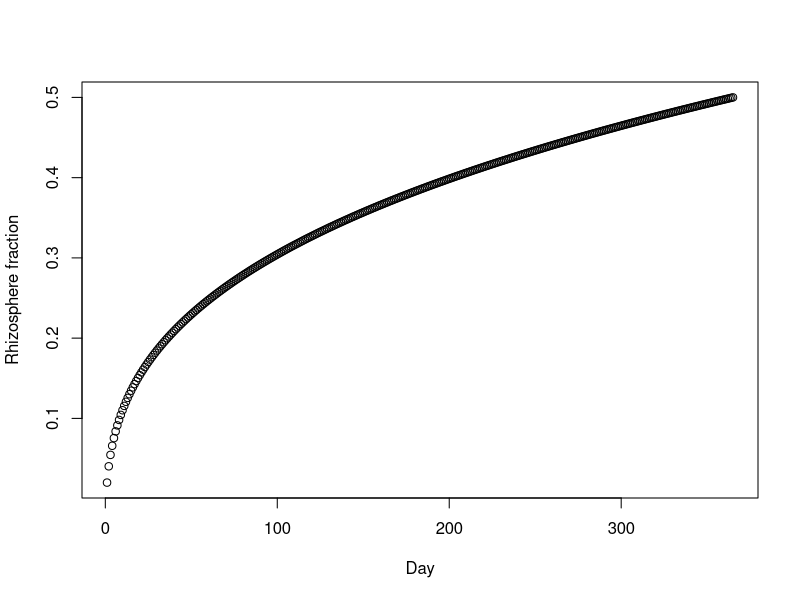
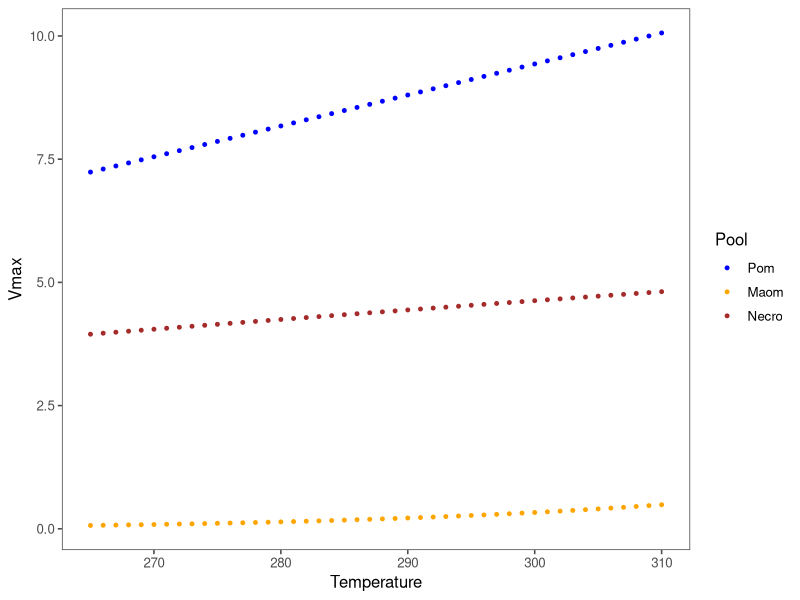
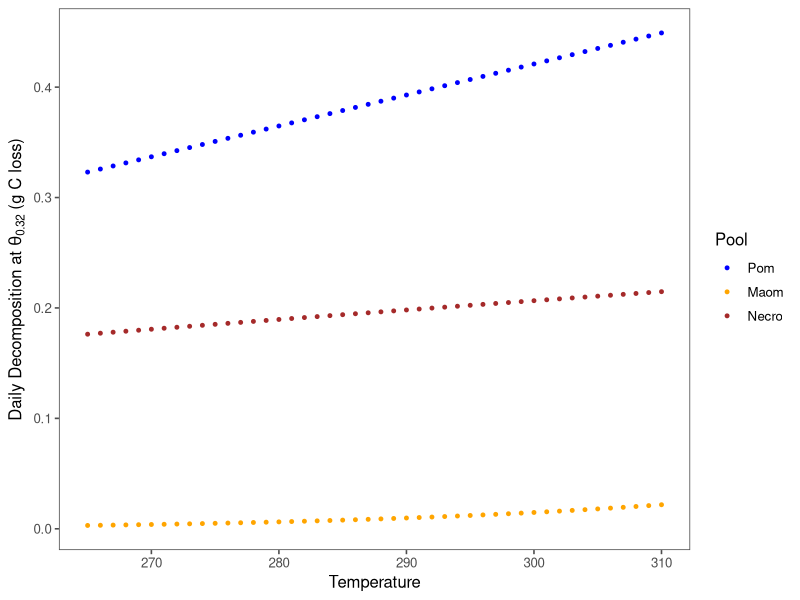
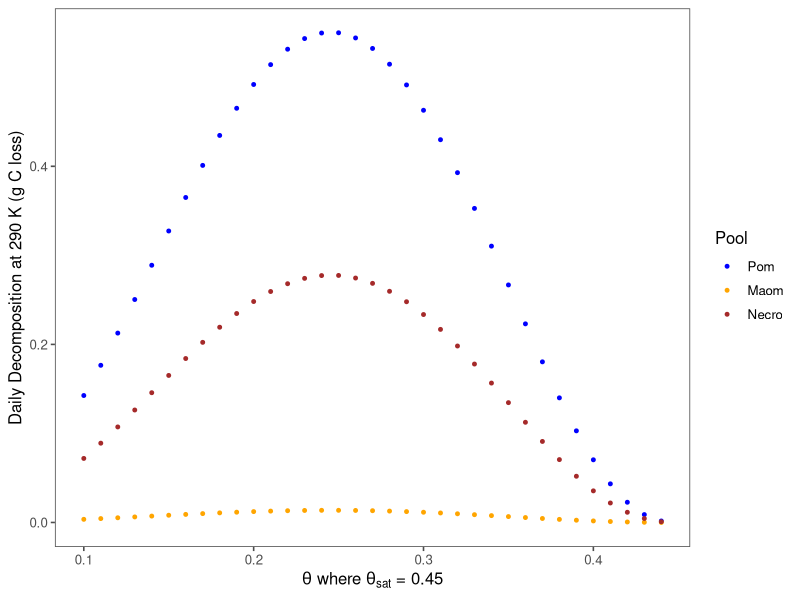
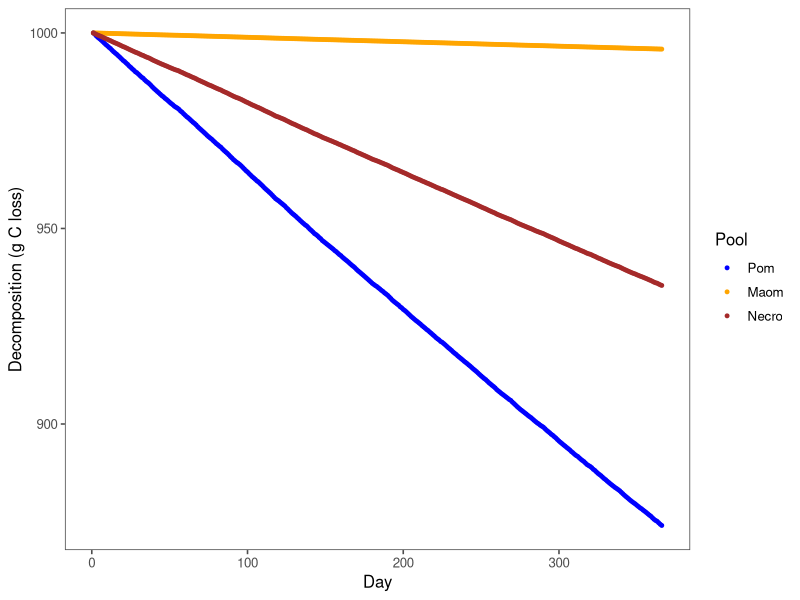
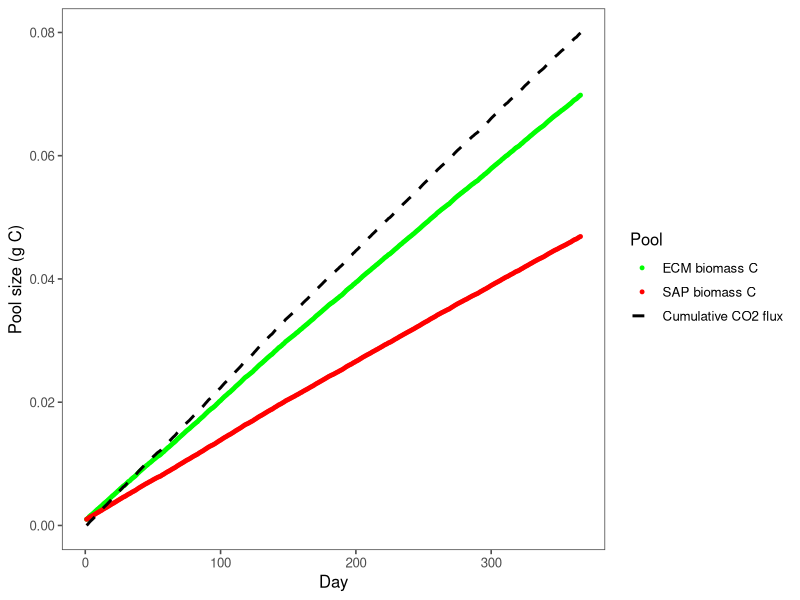

Reproduce these figures in R, in order.
## ---- chunk 1

# load packages and set random seed
packages <- c("ggplot2", "ggthemes", "scales")
#lapply(packages, install.packages, character.only = TRUE)
lapply(packages, library, character.only = TRUE)
set.seed(35)
## ---- chunk 2

# initial C pool sizes - p = pom, m = maom, n = necromass
cpools <- data.frame(
                    "bulkpc" = 1,        # bulk C pool size
                    "bulkmc" = 1,        # 
                    "bulknc" = 1,        #
                    "ecmmbc" = 0.001,    # ECM microbial biomass C pool size
                    "sapmbc" = 0.001,    # SAP microbial biomass C pool size
                    "cumco2" = 0         # cumulative CO2 flux
)
  
# daily temperature (temp) and vwc (theta)
dat <- data.frame(
                  "day"  = c(1:365),
                  "temp" = rnorm(365, 296.10, 0.2), 
                  "theta"= rnorm(365, 0.33, 0.01)
)
head(dat)
## ---- chunk 3

# set parameters
theta <- 0.32                          # volumetric water content (vwc)
thetasat <- 0.45                       # vwc at field capacity
minrhiz <- 0.02                        # min fraction of soil that is rhizosphere
maxrhiz <- 0.5                         # max fraction of soil that is rhizosphere
startday <- 1                          # day to start
endday <- 365                          # day to end
yrtoday <- 1/365                       # conversion factor for year to daily step
chem_types <- c('Pom','Maom','Necro')  # pool names
params <- data.frame(
                    "Vmaxref_Pom" = 9.0,              # relative max decomp rate
                    "Vmaxref_Maom" = 0.25,            # ''
                    "Vmaxref_Necro"= 4.5,             # ''
                    "Ea_Pom" = 5e3,                   # enzyme affinity
                    "Ea_Maom" = 30e3,                 # ''
                    "Ea_Necro"= 3e3,                  # ''
                    "kC_Pom" = 0.01,                  # Michaelis constant
                    "kC_Maom" = 0.01,                 # ''
                    "kC_Necro"= 0.01,                 # ''
                    
                    "gas_diffusion_exp" = 0.6,        # not used
                    "minNecrobeC" = 1e-3,             # not used
                    "Tmic"= 0.25,                     # not used
                    "et" = 0.6,                       # not used
                    
                    "eup_Pom" = 0.6,                  # C uptake efficiency
                    "eup_Maom"= 0.1,                  # ''
                    "eup_Necro" = 0.6,                # ''
                    "ecm_advantage" = 0.6,            # competitive advangtage of ECM
                    
                    "frac_N_turnover_min" = 0.2,      # not used
                    "protection_rate_Pom" = 0.7,      # not used
                    "protection_rate_Maom" = 0.001,   # not used
                    "protection_rate_Necro" = 4.0,    # not used
                    "nup_Pom" = 0.3,                  # not used
                    "nup_Maom" = 0.3,                 # not used
                    "nup_Necro" = 0.3,                # not used
                    "CN_Necrobe" = 7,                 # not used
                    "max_immobilization_rate" = 3.65, # not used
                    "substrate_diffusion_exp" = 1.5,  # not used
                    "new_resp_units" = TRUE,          # not used
                    "iN_loss_rate" = 5.0,             # not used
                    "frac_turnover_Maom" = 0.2        # not used
)
# replaced the following parameter after "eup_Necro":
#"tProtected" = 100.0,

params[,1:5]
## ---- chunk 4

# rhizosphere fraction of potted plant - function of day, scaled to min and max rhizosphere size
rhizfrac <- function(x) {
  expo <- 1/3
  frng <- c(startday ^ expo, endday ^ expo)
  rhizfrac <- x ^ expo 
  rhizfrac <- rescale(rhizfrac, to = c(minrhiz, maxrhiz), from = frng)
  return(rhizfrac)
}

# plot rhizosphere function
plot(rhizfrac(day) ~ day, data = dat, ylab = "Rhizosphere fraction", xlab = "Day")
## ---- chunk 5

# Vmax - function of temperature, the universal gas constant (J/mol.K), vmaxref, and affinity
Vmax <- function (T, params, Tref=293.15, Rugas=8.314472) {
  Vmax <- data.frame(
                    params[paste('Vmaxref_', chem_types, sep = '')] * 
                    exp(-params[paste('Ea_', chem_types, sep = '')] * (1.0 / (Rugas * T) - 1.0 / (Rugas * Tref)))
                    )
  names(Vmax) <- chem_types
  return(Vmax)
}

# calculate Vmax for a span of temperatures
t <- c(265:310)
vm <- data.frame(Pom = rep(0, length(t)), Maom = rep(0, length(t)), Necro = rep(0, length(t)))
for (i in 1:length(t)) {
  vm[i,] <- Vmax(t[i], params)[1,]
}
vm <- cbind(t, vm)

# plot vmax ~ temperature
vp <- ggplot(data = vm) +
      geom_point(aes(x = t, y = Pom, color = "blue"),
            alpha = 1,
            size = 1) +
      geom_point( aes(x = t, y = Maom, color = "orange"),
            alpha = 1,
            size = 1) +
      geom_point(aes(x = t, y = Necro, color = "brown"),
            alpha = 1,
            size = 1) +
     labs(y = "Vmax",
          x = "Temperature")+
     scale_color_identity(name = "Pool",
                          breaks = c("blue", "orange", "brown"),
                          labels = c("Pom", "Maom", "Necro"),
                          guide = "legend")
vp + theme_few()
## ---- chunk 6

# decomposition rate - function of Vmax, theta, thetasat, C pool size, mic. biomass, and year to day scalar
decomp <- function(T, theta, thetasat, cpools, params, yrtoday, Tref=293.15, Rugas=8.314472) {
   # Vmax * (theta scalar * c pools scaled by mic. biomass C) * annual to daily scalar
    (
      params[paste('Vmaxref_', chem_types, sep = '')] * 
      exp(-params[paste('Ea_', chem_types, sep = '')] * 
      (1.0 / (Rugas * T) - 1.0 / (Rugas * Tref)))
    ) * 
    (
    ((theta / thetasat) ^ 3) * ((1 - (theta / thetasat)) ^ 2.5) * 
      (cpools[, 1:3] * (((cpools[, 4] + cpools[, 5]) / cpools[, 1:3]) / ((cpools[, 4] + cpools[, 5]) / cpools[, 1:3]) + params[,7:9]))
    ) *
    yrtoday
}

# calculate decomp for a span temperatures
vm2 <- (vm[,1])
dec <- data.frame(
                  bulkpc= rep(0, length(vm2)), 
                  bulkmc = rep(0, length(vm2)), 
                  bulknc = rep(0, length(vm2))
                  )
for (i in 1:length(vm[,1])) {
  dec[i,] <- decomp(vm2[i],theta, thetasat, cpools, params, yrtoday, Tref=293.15, Rugas=8.314472)
}
dec <- cbind(vm$t, dec)
colnames(dec)[1] <- "t"

# plot decomp ~ temperature
dp <- ggplot(data = dec) +
      geom_point(aes(x = t, y = bulkpc * 1000, color = "blue"),
            alpha = 1,
            size = 1) +
      geom_point(aes(x = t, y = bulkmc * 1000, color = "orange"),
            alpha = 1,
            size = 1) +
       geom_point(aes(x = t, y = bulknc * 1000, color = "brown"),
            alpha = 1,
            size = 1) +
     labs(y = expression(paste("Daily Decomposition at ", 
                    theta[0.32],
                    " (g C loss)", sep = "")),
          x = "Temperature")+
     scale_color_identity(name = "Pool",
                          breaks = c("blue", "orange", "brown"),
                          labels = c("Pom", "Maom", "Necro"),
                          guide = "legend")
dp + theme_few()

# calcuate decomp ~ theta
th <- seq(0.1, 0.55, 0.01)
t <- rep(290, length(th))
decth <- data.frame(
                  bulkpc= rep(0, length(th)), 
                  bulkmc = rep(0, length(th)), 
                  bulknc = rep(0, length(th))
                  )
for (i in 1:length(th)) {
  decth[i,] <- decomp(t[i],th[i], thetasat, cpools, params, yrtoday, Tref=293.15, Rugas=8.314472)
}
decth <- cbind(th, decth)

# plots decomp ~ theta
dt <- ggplot(data = decth[1:35,]) +
      geom_point(aes(x = th, y = bulkpc * 1000, color = "blue"),
            alpha = 1,
            size = 1) +
      geom_point(aes(x = th, y = bulkmc * 1000, color = "orange"),
            alpha = 1,
            size = 1) +
       geom_point(aes(x = th, y = bulknc * 1000, color = "brown"),
            alpha = 1,
            size = 1) +
     labs(y = "Daily Decomposition at 290 K (g C loss)",
          x = expression(paste(theta, " where ", theta[sat], " = 0.45", sep = "")))+
     scale_color_identity(name = "Pool",
                          breaks = c("blue", "orange", "brown"),
                          labels = c("Pom", "Maom", "Necro"),
                          guide = "legend")
dt + theme_few()
## ---- chunk 7

# model loop
modcpools <- data.frame("bulkpc" = rep(0, length(dat[,1])), 
                        "bulkmc" = rep(0, length(dat[,1])),
                        "bulknc" = rep(0, length(dat[,1])),
                        "ecmmbc" = rep(0, length(dat[,1])),
                        "sapmbc" = rep(0, length(dat[,1])),
                        "cumco2" = rep(0, length(dat[,1]))
                        )
modcpools[1,] <- cpools[1,]
for (i in 1:length(dat[,1])) {
  # calculate overall decomp
  deco <- decomp(dat$temp[i], dat$theta[i], thetasat, 
                 modcpools[i,], params, yrtoday, Tref=293.15, Rugas=8.314472)
  
  # calculate soil pool size
  modcpools[i+1, 1:3] <- modcpools[i, 1:3] - deco
  
  # calculate microbial uptake
  puptk <- deco[,1] * params$eup_Pom
  muptk <- deco[,2] * params$eup_Maom
  nuptk <- deco[,3] * params$eup_Necro
  tuptk <- sum(puptk, muptk, nuptk)
  modcpools$ecmmbc[i+1] <- modcpools$ecmmbc[i] + (tuptk * params$ecm_advantage)
  modcpools$sapmbc[i+1] <- modcpools$sapmbc[i] + (tuptk * (1-params$ecm_advantage))
   
  # calculate cumulative CO2 flux
  modcpools$cumco2[i+1] <- modcpools$cumco2[i] + (sum(deco) - tuptk)
}
modcpools <- cbind(1:366, modcpools)
colnames(modcpools)[1] <- "day"
## ---- chunk 8

# plot model results for soil pools
dt <- ggplot(data = modcpools) +
      geom_point(aes(x = day, y = bulkpc * 1000, color = "blue"),
            alpha = 1,
            size = 1) +
      geom_point(aes(x = day, y = bulkmc * 1000, color = "orange"),
            alpha = 1,
            size = 1) +
       geom_point(aes(x = day, y = bulknc * 1000, color = "brown"),
            alpha = 1,
            size = 1) +
     labs(y = "Decomposition (g C loss)",
          x = "Day")+
     scale_color_identity(name = "Pool",
                          breaks = c("blue", "orange", "brown"),
                          labels = c("Pom", "Maom", "Necro"),
                          guide = "legend")
dt + theme_few()

# plot model results for microbe pools and co2
dt <- ggplot(data = modcpools) +
      geom_point(aes(x = day, y = ecmmbc, color = "green"),
            alpha = 1,
            size = 1) +
      geom_point(aes(x = day, y = sapmbc, color = "red"),
            alpha = 1,
            size = 1) +
       geom_line(aes(x = day, y = cumco2, color = "black"),
            alpha = 1,
            size = 1,
            linetype = "dashed") +
     labs(y = "Pool size (g C)",
          x = "Day")+
     scale_color_identity(name = "Pool",
                          breaks = c("green", "red", "black"),
                          labels = c("ECM biomass C", "SAP biomass C", "Cumulative CO2 flux"),
                          guide = "legend")
dt + theme_few()

